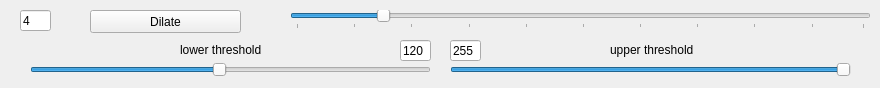
     <widget class="QWidget" name="tab_16">
      <attribute name="title">
       <string>Dilate</string>
      </attribute>
      <widget class="QSlider" name="hSlider_dilateBinary">
       <property name="geometry">
        <rect>
         <x>290</x>
         <y>10</y>
         <width>581</width>
         <height>19</height>
        </rect>
       </property>
       <property name="focusPolicy">
        <enum>Qt::TabFocus</enum>
       </property>
       <property name="accessibleDescription">
        <string/>
       </property>
       <property name="minimum">
        <number>0</number>
       </property>
       <property name="maximum">
        <number>99</number>
       </property>
       <property name="pageStep">
        <number>10</number>
       </property>
       <property name="value">
        <number>15</number>
       </property>
       <property name="sliderPosition">
        <number>15</number>
       </property>
       <property name="orientation">
        <enum>Qt::Horizontal</enum>
       </property>
       <property name="tickPosition">
        <enum>QSlider::TicksBelow</enum>
       </property>
       <property name="tickInterval">
        <number>10</number>
       </property>
      </widget>
      <widget class="QPushButton" name="dilateBinaryButton">
       <property name="geometry">
        <rect>
         <x>90</x>
         <y>10</y>
         <width>151</width>
         <height>23</height>
        </rect>
       </property>
       <property name="text">
        <string>Dilate</string>
       </property>
      </widget>
      <widget class="QLineEdit" name="dilateBinaryBox">
       <property name="geometry">
        <rect>
         <x>20</x>
         <y>10</y>
         <width>31</width>
         <height>21</height>
        </rect>
       </property>
       <property name="text">
        <string>4</string>
       </property>
      </widget>
      <widget class="QSlider" name="hSlider_dilateBinaryLowerThreshold">
       <property name="geometry">
        <rect>
         <x>30</x>
         <y>60</y>
         <width>401</width>
         <height>19</height>
        </rect>
       </property>
       <property name="maximum">
        <number>255</number>
       </property>
       <property name="value">
        <number>120</number>
       </property>
       <property name="orientation">
        <enum>Qt::Horizontal</enum>
       </property>
      </widget>
      <widget class="QSlider" name="hSlider_dilateBinaryUpperThreshold">
       <property name="geometry">
        <rect>
         <x>450</x>
         <y>60</y>
         <width>401</width>
         <height>19</height>
        </rect>
       </property>
       <property name="maximum">
        <number>255</number>
       </property>
       <property name="value">
        <number>255</number>
       </property>
       <property name="orientation">
        <enum>Qt::Horizontal</enum>
       </property>
      </widget>
      <widget class="QLabel" name="label">
       <property name="geometry">
        <rect>
         <x>180</x>
         <y>40</y>
         <width>101</width>
         <height>20</height>
        </rect>
       </property>
       <property name="text">
        <string>lower threshold</string>
       </property>
      </widget>
      <widget class="QLabel" name="label_2">
       <property name="geometry">
        <rect>
         <x>610</x>
         <y>40</y>
         <width>91</width>
         <height>20</height>
        </rect>
       </property>
       <property name="text">
        <string>upper threshold</string>
       </property>
      </widget>
      <widget class="QLineEdit" name="dilateBinaryLowerThresholdBox">
       <property name="geometry">
        <rect>
         <x>400</x>
         <y>40</y>
         <width>31</width>
         <height>21</height>
        </rect>
       </property>
       <property name="text">
        <string>120</string>
       </property>
      </widget>
      <widget class="QLineEdit" name="dilateBinaryUpperThresholdBox">
       <property name="geometry">
        <rect>
         <x>450</x>
         <y>40</y>
         <width>31</width>
         <height>21</height>
        </rect>
       </property>
       <property name="text">
        <string>255</string>
       </property>
      </widget>
     </widget>
